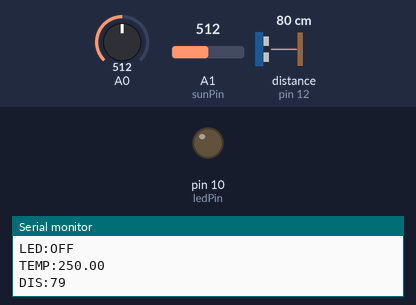
Recording of a sketch running on a simulated Arduino Uno, built with avr-gcc and run on an emulated ATmega328P. Parts: output pins drawn as LEDs (lit = HIGH), the last lines printed to the serial monitor. Wiring (inferred from the names in the program): ultrasonic range finder: trigger pin 11; echo pin 12. The inputs (shaded band) are chosen by the test bench; at power-on: distance to the obstacle (sensor on pin 12) 80 cm, A1 (sunPin) = 512, A0 = 512. The echo pulse lasts 58.3 µs per cm; pins used as bus, display or sensor lines are not drawn.

Above: at 1.2 s.
1.3 s: distance to the obstacle (sensor on pin 12) set to 2 cm
At 1.9 s:
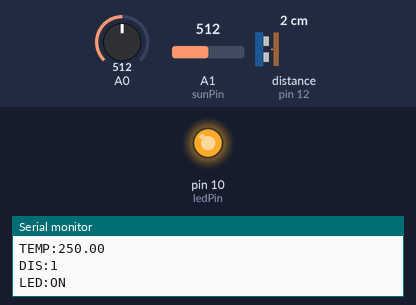
4.3 s: A1 (sunPin) set to 407
7.3 s: A1 (sunPin) set to 387
8.8 s: A1 (sunPin) set to 410
11.8 s: A1 (sunPin) set to 390
Timing chart, 0 to 14.3 s (numbered marks = the images above; inputs shaded):
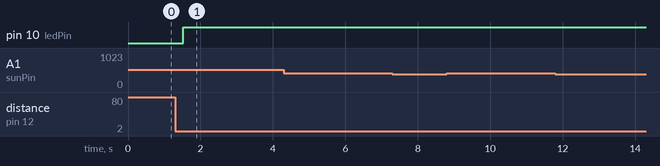

Measured:
- after the input at 1.3 s, pin 10 (ledPin): LOW → HIGH after 0.22 s

The sketch:

_________________.ino
```cpp
// LED 핀
const int ledPin = 10;

// 조도센서 핀
const int sunPin = A1;

// 온도 변수
float temp;

// 초음파 핀
const int trig_pin = 11;
const int echo_pin = 12;

// 초기 설정을 위한 setup() 함수
void setup() {
  // 시리얼 통신을 9600bps로 시작
  Serial.begin(9600);

  // LED 핀을 출력 모드로 설정
  pinMode(ledPin, OUTPUT);

  // 초음파 센서의 트리거 핀을 출력 모드로, 에코 핀을 입력 모드로 설정
  pinMode(trig_pin, OUTPUT);
  pinMode(echo_pin, INPUT);
}

// 주기적으로 실행되는 메인 루프
void loop() {
  if (Serial.available()) {                   // 시리얼 포트로부터 데이터를 읽을 수 있는지 확인
    char inputVal = Serial.read();            // 시리얼 포트로부터 데이터를 읽음
    if (inputVal == '1') {                    // 읽은 데이터가 '1'인지 확인 (LED를 켜는 명령)
      digitalWrite(ledPin, HIGH);             // LED를 켬
      Serial.println("LED:ON");               // 시리얼 모니터에 LED가 켜졌음을 표시하는 메시지 출력
    } else if (inputVal == '0') {             // 읽은 데이터가 '0'인지 확인 (LED를 끄는 명령)
      digitalWrite(ledPin, LOW);              // LED를 끔
      Serial.println("LED:OFF");              // 시리얼 모니터에 LED가 꺼졌음을 표시하는 메시지 출력
    }
  }

 // 조도 센서 읽기
  int sunValue = analogRead(A1);              // 조도 센서 값을 읽음
  Serial.print("SUN :");                      // 시리얼 모니터에 출력할 메시지 출력
  Serial.println(sunValue);                   // 조도 센서 값 출력
  if (sunValue < 400) {                       // 조도 센서 값이 400 미만인 경우 (어두움을 감지한 경우)
    digitalWrite(ledPin, HIGH);               // LED를 켬
    Serial.println("LED:ON");                 // 시리얼 모니터에 LED가 켜졌음을 표시하는 메시지 출력
  } else {                                    // 조도 센서 값이 400 이상인 경우 (밝음을 감지한 경우)
    digitalWrite(ledPin, LOW);                // LED를 끔
    Serial.println("LED:OFF");                // 시리얼 모니터에 LED가 꺼졌음을 표시하는 메시지 출력
  }

  // 온도 센서 읽기
  int val = analogRead(A0);                   // 온도 센서 값을 읽음
  temp = val * 0.48828125;                    // 온도 값을 섭씨로 변환
  Serial.print("TEMP:");                      // 시리얼 모니터에 출력할 메시지 출력
  Serial.println(temp);                       // 온도 값 출력

  // 초음파 센서 읽기
  digitalWrite(trig_pin, LOW);                // 초음파 송신 핀을 LOW로 설정해 초음파 OUT 신호 초기화
  delayMicroseconds(2);                       // 2 마이크로 초 동안 대기
  digitalWrite(trig_pin, HIGH);               // 초음파 송신 핀을 HIGH로 설정해 초음파 OUT 발사
  delayMicroseconds(10);                      // 10 마이크로 초 동안 대기
  digitalWrite(trig_pin, LOW);                // 초음파 송신 핀을 LOW로 설정해 초음파 OUT 신호 초기화

  long duration = pulseIn(echo_pin, HIGH);    //에코핀에서 초음파가 반사되어 돌아오는 시간 측정(HIGH값이 유지되는시간을통한 측정)
  long distance = (duration / 2) / 29.1;      //측정된 이동 시간을 거리로 반환(초당 초음파의 이동 거리 : 약 29.1cm)

  Serial.print("DIS:");                       // 시리얼 모니터에 출력할 메시지 출력
  Serial.println(distance);                   // 초음파 이동거리 출력
  if (distance < 5) {                         // 초음파 이동거리가 5보다 작은 경우 (장애물 감지)
    digitalWrite(ledPin, HIGH);               // LED를 켬
    Serial.println("LED:ON");                 // 시리얼 모니터에 LED가 켜졌음을 표시하는 메시지 출력
  }
  delay(500);                                 // 0.5초 대기
}
```
